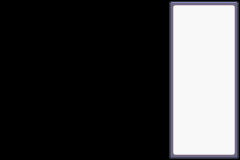

This game map was drawn from its Tiled (.tmx) file and the tilesets committed beside it. A one-line description and the trimmed map source follow:
An orthogonal 30x20 tile map with 8x8 px tiles, 1 tile layer (Tile Layer 1).

<map version="1.0" orientation="orthogonal" width="30" height="20" tilewidth="8" tileheight="8">
 <tileset firstgid="1" name="1" tilewidth="8" tileheight="8">
  <image source="../TileSets/Borders/1.png" width="72" height="8" />
 </tileset>
 <layer name="Tile Layer 1" width="30" height="20">
  <data>[600 cells, 180 non-empty, 9 distinct tile ids]</data>
 </layer>
</map>
